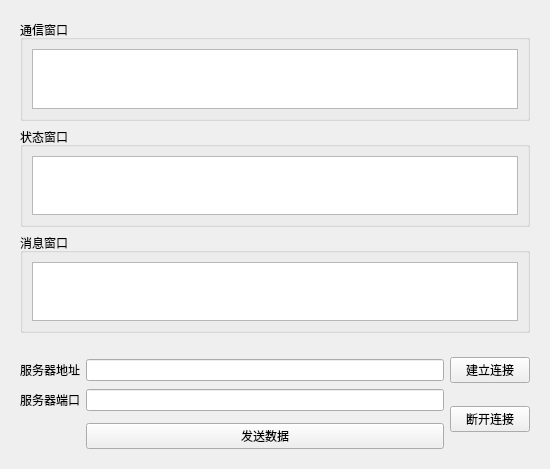
<?xml version="1.0" encoding="UTF-8"?>
<ui version="4.0">
 <class>Widget</class>
 <widget class="QWidget" name="Widget">
  <property name="enabled">
   <bool>true</bool>
  </property>
  <property name="geometry">
   <rect>
    <x>0</x>
    <y>0</y>
    <width>550</width>
    <height>469</height>
   </rect>
  </property>
  <property name="minimumSize">
   <size>
    <width>550</width>
    <height>280</height>
   </size>
  </property>
  <property name="maximumSize">
   <size>
    <width>120000</width>
    <height>120000</height>
   </size>
  </property>
  <property name="baseSize">
   <size>
    <width>0</width>
    <height>0</height>
   </size>
  </property>
  <property name="windowTitle">
   <string>Widget</string>
  </property>
  <layout class="QVBoxLayout" name="verticalLayout_5">
   <item>
    <widget class="QWidget" name="widget_2" native="true">
     <layout class="QVBoxLayout" name="verticalLayout_4">
      <item>
       <widget class="QGroupBox" name="groupBox">
        <property name="title">
         <string>通信窗口</string>
        </property>
        <layout class="QVBoxLayout" name="verticalLayout">
         <item>
          <widget class="QTextBrowser" name="textBrowser"/>
         </item>
        </layout>
       </widget>
      </item>
      <item>
       <widget class="QGroupBox" name="groupBox_2">
        <property name="title">
         <string>状态窗口</string>
        </property>
        <layout class="QVBoxLayout" name="verticalLayout_2">
         <item>
          <widget class="QTextBrowser" name="textBrowser_2"/>
         </item>
        </layout>
       </widget>
      </item>
      <item>
       <widget class="QGroupBox" name="groupBox_3">
        <property name="title">
         <string>消息窗口</string>
        </property>
        <layout class="QVBoxLayout" name="verticalLayout_3">
         <item>
          <widget class="QTextEdit" name="textEdit"/>
         </item>
        </layout>
       </widget>
      </item>
     </layout>
    </widget>
   </item>
   <item>
    <widget class="QWidget" name="widget" native="true">
     <layout class="QGridLayout" name="gridLayout">
      <item row="0" column="2">
       <widget class="QPushButton" name="startconnect">
        <property name="text">
         <string>建立连接</string>
        </property>
       </widget>
      </item>
      <item row="2" column="0">
       <widget class="QLabel" name="label_2">
        <property name="text">
         <string>服务器端口</string>
        </property>
       </widget>
      </item>
      <item row="2" column="1">
       <widget class="QLineEdit" name="lineEdit_2"/>
      </item>
      <item row="4" column="1">
       <widget class="QPushButton" name="senddata">
        <property name="text">
         <string>发送数据</string>
        </property>
       </widget>
      </item>
      <item row="0" column="1">
       <widget class="QLineEdit" name="lineEdit"/>
      </item>
      <item row="3" column="1">
       <spacer name="verticalSpacer_2">
        <property name="orientation">
         <enum>Qt::Vertical</enum>
        </property>
        <property name="sizeHint" stdset="0">
         <size>
          <width>20</width>
          <height>40</height>
         </size>
        </property>
       </spacer>
      </item>
      <item row="1" column="2">
       <spacer name="verticalSpacer">
        <property name="orientation">
         <enum>Qt::Vertical</enum>
        </property>
        <property name="sizeHint" stdset="0">
         <size>
          <width>20</width>
          <height>40</height>
         </size>
        </property>
       </spacer>
      </item>
      <item row="0" column="0">
       <widget class="QLabel" name="label">
        <property name="text">
         <string>服务器地址</string>
        </property>
       </widget>
      </item>
      <item row="2" column="2" rowspan="3">
       <widget class="QPushButton" name="Disconnect">
        <property name="text">
         <string>断开连接</string>
        </property>
       </widget>
      </item>
     </layout>
    </widget>
   </item>
  </layout>
 </widget>
 <resources/>
 <connections/>
</ui>
